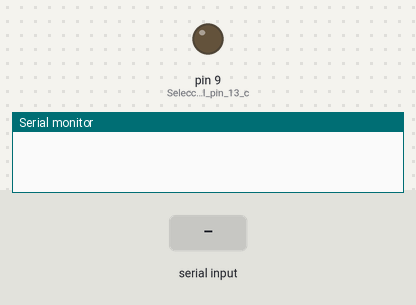
The sketch below on a simulated Arduino Uno, built with avr-gcc and run on an emulated ATmega328P. On the bench: output pins drawn as LEDs (lit = HIGH), the last lines printed to the serial monitor. The inputs (shaded band) are chosen by the test bench.

Above: at 1.2 s.
1.3 s: "C" received over Serial
At 2.0 s:
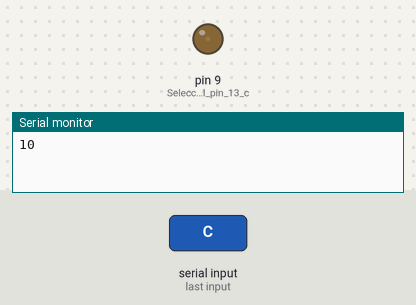
2.8 s: "D" received over Serial
At 3.1 s:
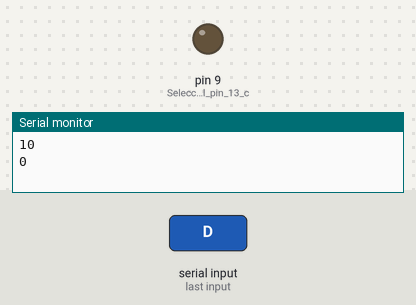
4.3 s: "D" received over Serial
At 5.5 s:
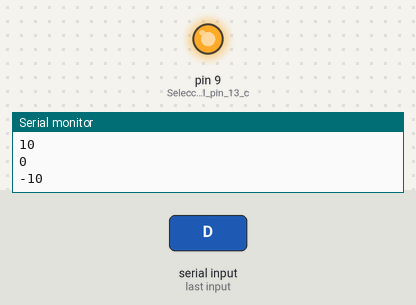
Timing chart, 0 to 7.3 s (numbered marks = the images above; inputs shaded):
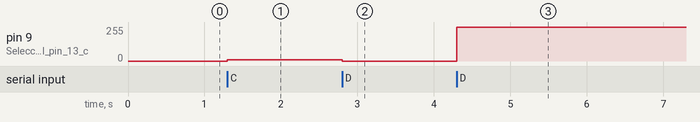

The sketch:

aumentar_intensidad_con_bluetooth.ino
```cpp
int intensidad=0;
void setup()
{
  pinMode(9,OUTPUT);//Seleccionamos el pin 13 como salida
  Serial.begin(9600);//Inicializamos el valor de transmisión.
}

void loop()
{
  while (Serial.available())//Declaramos un sentencia, Mientras el puerto Serial este disponible se empieza el ciclo
  {
    char dato= Serial.read();
    //Declaramos una variable de tipo carácter y Seo lee la variale enviada desde el Bluetooth.
    analogWrite(9,intensidad);
    //Indicamos que en el puerto 13 la señal será baja por lo que el LED estará apagado.
    switch(dato)
    {
    case 'C': //Si en el caso de ser A la varible enviada, entonces:
      {
        intensidad=intensidad+10;//La señal será alta, encenderá el LED.
        Serial.println(intensidad);
        analogWrite(9,intensidad);//Se mostrará un mensaje.
        break;//El caso se detiene.
      }
    case 'D': //Si en el caso de ser A la variable enviada, entonceS:
      {
        intensidad=intensidad-10;//la señal será baja por lo que el LED estará apagado.
        Serial.println(intensidad);
        analogWrite(9,intensidad);//Se mostrará un mensaje.
        break;
      }
    }
  }}
```

Measured:
- after the input at 1.3 s, pin 9 (Seleccionamos_el_pin_13_c): 0/255 → 10/255 at once
- after the input at 2.8 s, pin 9 (Seleccionamos_el_pin_13_c): 10/255 → 0/255 at once
- after the input at 4.3 s, pin 9 (Seleccionamos_el_pin_13_c): 0/255 → 255/255 at once
